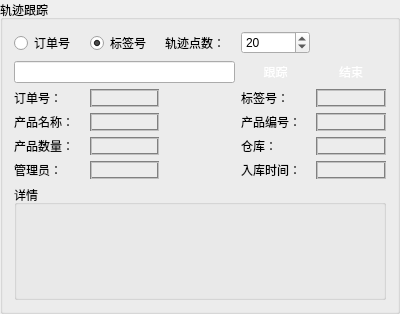
          <widget class="QGroupBox" name="groupBox_13">
           <property name="minimumSize">
            <size>
             <width>400</width>
             <height>28</height>
            </size>
           </property>
           <property name="title">
            <string>轨迹跟踪</string>
           </property>
           <layout class="QGridLayout" name="gridLayout_22">
            <item row="1" column="0" colspan="3">
             <widget class="QLineEdit" name="lineEdit_23"/>
            </item>
            <item row="4" column="3">
             <widget class="QLabel" name="label_74">
              <property name="text">
               <string>仓库：</string>
              </property>
             </widget>
            </item>
            <item row="7" column="0" colspan="5">
             <widget class="QGroupBox" name="groupBox_15">
              <property name="maximumSize">
               <size>
                <width>16777215</width>
                <height>300</height>
               </size>
              </property>
              <property name="title">
               <string>详情</string>
              </property>
              <layout class="QGridLayout" name="gridLayout_21">
               <item row="2" column="0">
                <widget class="QLabel" name="label_65">
                 <property name="text">
                  <string/>
                 </property>
                </widget>
               </item>
               <item row="1" column="0">
                <widget class="QLabel" name="label_62">
                 <property name="text">
                  <string/>
                 </property>
                </widget>
               </item>
               <item row="0" column="0">
                <widget class="QLabel" name="label_63">
                 <property name="text">
                  <string/>
                 </property>
                </widget>
               </item>
               <item row="0" column="1">
                <widget class="QLabel" name="label_64">
                 <property name="text">
                  <string/>
                 </property>
                </widget>
               </item>
               <item row="1" column="1">
                <widget class="QLabel" name="label_67">
                 <property name="text">
                  <string/>
                 </property>
                </widget>
               </item>
               <item row="2" column="1">
                <widget class="QLabel" name="label_69">
                 <property name="text">
                  <string/>
                 </property>
                </widget>
               </item>
               <item row="3" column="1">
                <widget class="QLabel" name="label_66">
                 <property name="text">
                  <string/>
                 </property>
                </widget>
               </item>
               <item row="3" column="0">
                <widget class="QLabel" name="label_68">
                 <property name="text">
                  <string/>
                 </property>
                </widget>
               </item>
              </layout>
             </widget>
            </item>
            <item row="4" column="4">
             <widget class="QPushButton" name="pushButton_95">
              <property name="styleSheet">
               <string notr="true">QPushButton{  	
    border-radius: 10px;   
    border: 2px groove gray;   
 }
QPushButton:hover{
	border: 2px groove balck; 
}
QPushButton:pressed{
	border-style: inset;
	border: 2px groove red; 
} </string>
              </property>
              <property name="text">
               <string/>
              </property>
             </widget>
            </item>
            <item row="3" column="1">
             <widget class="QPushButton" name="pushButton_98">
              <property name="styleSheet">
               <string notr="true">QPushButton{  	
    border-radius: 10px;   
    border: 2px groove gray;   
 }
QPushButton:hover{
	border: 2px groove balck; 
}
QPushButton:pressed{
	border-style: inset;
	border: 2px groove red; 
} </string>
              </property>
              <property name="text">
               <string/>
              </property>
             </widget>
            </item>
            <item row="6" column="3">
             <widget class="QLabel" name="label_78">
              <property name="text">
               <string>入库时间：</string>
              </property>
             </widget>
            </item>
            <item row="4" column="0">
             <widget class="QLabel" name="label_77">
              <property name="text">
               <string>产品数量：</string>
              </property>
             </widget>
            </item>
            <item row="0" column="1">
             <widget class="QRadioButton" name="radioButton_3">
              <property name="enabled">
               <bool>true</bool>
              </property>
              <property name="text">
               <string>标签号</string>
              </property>
              <property name="checked">
               <bool>true</bool>
              </property>
             </widget>
            </item>
            <item row="3" column="0">
             <widget class="QLabel" name="label_73">
              <property name="text">
               <string>产品名称：</string>
              </property>
             </widget>
            </item>
            <item row="2" column="0">
             <widget class="QLabel" name="label_71">
              <property name="text">
               <string>订单号：</string>
              </property>
             </widget>
            </item>
            <item row="6" column="4">
             <widget class="QPushButton" name="pushButton_96">
              <property name="styleSheet">
               <string notr="true">QPushButton{  	
    border-radius: 10px;   
    border: 2px groove gray;   
 }
QPushButton:hover{
	border: 2px groove balck; 
}
QPushButton:pressed{
	border-style: inset;
	border: 2px groove red; 
} </string>
              </property>
              <property name="text">
               <string/>
              </property>
             </widget>
            </item>
            <item row="2" column="4">
             <widget class="QPushButton" name="pushButton_100">
              <property name="styleSheet">
               <string notr="true">QPushButton{  	
    border-radius: 10px;   
    border: 2px groove gray;   
 }
QPushButton:hover{
	border: 2px groove balck; 
}
QPushButton:pressed{
	border-style: inset;
	border: 2px groove red; 
} </string>
              </property>
              <property name="text">
               <string/>
              </property>
             </widget>
            </item>
            <item row="4" column="1">
             <widget class="QPushButton" name="pushButton_99">
              <property name="styleSheet">
               <string notr="true">QPushButton{  	
    border-radius: 10px;   
    border: 2px groove gray;   
 }
QPushButton:hover{
	border: 2px groove balck; 
}
QPushButton:pressed{
	border-style: inset;
	border: 2px groove red; 
} </string>
              </property>
              <property name="text">
               <string/>
              </property>
             </widget>
            </item>
            <item row="2" column="3">
             <widget class="QLabel" name="label_76">
              <property name="text">
               <string>标签号：</string>
              </property>
             </widget>
            </item>
            <item row="1" column="3">
             <widget class="QPushButton" name="pushButton_91">
              <property name="styleSheet">
               <string notr="true">
QPushButton{  
color:rgb(255, 255, 255);   
border-style:solid;  
border-top-left-radius:2px;  
border-top-right-radius:2px;  
background: qlineargradient(x1: 0, y1: 0, x2: 0, y2: 1, stop:0 rgb(226,236,241),   
                            stop: 0.3 rgb(160,160,160),  
                              stop: 1 rgb(140,140,140));  
border:1px;  
border-radius:5px;padding:2px 4px;/*border-radius控制圆角大小*/  
}  
QPushButton:hover{  /*鼠标放上后*/  
color:rgb(255, 255, 255);  
border-style:solid;  
border-top-left-radius:2px;  
border-top-right-radius:2px;  
background: qlineargradient(x1: 0, y1: 0, x2: 0, y2: 1, stop:0 rgb(226,236,241),   
                            stop: 0.3 rgb(160,160,160),  
                              stop: 1 rgb(120,120,120));  
border:1px;  
border-radius:5px;padding:2px 4px;  
}  
QPushButton:pressed{ /*按下按钮后*/  
color:rgb(255, 255, 255);   
border-style:solid;  
border-top-left-radius:2px;  
border-top-right-radius:2px;  
background: qlineargradient(x1: 0, y1: 0, x2: 0, y2: 1, stop:0 rgb(226,236,241),   
                            stop: 0.3 rgb(190,190,190),  
                              stop: 1 rgb(160,160,160));  
border:1px;  
border-radius:5px;padding:2px 4px;  
}  
 </string>
              </property>
              <property name="text">
               <string>跟踪</string>
              </property>
             </widget>
            </item>
            <item row="0" column="3">
             <widget class="QSpinBox" name="spinBox">
              <property name="styleSheet">
               <string notr="true"/>
              </property>
              <property name="minimum">
               <number>1</number>
              </property>
              <property name="value">
               <number>20</number>
              </property>
             </widget>
            </item>
            <item row="6" column="1">
             <widget class="QPushButton" name="pushButton_94">
              <property name="styleSheet">
               <string notr="true">QPushButton{  	
    border-radius: 10px;   
    border: 2px groove gray;   
 }
QPushButton:hover{
	border: 2px groove balck; 
}
QPushButton:pressed{
	border-style: inset;
	border: 2px groove red; 
} </string>
              </property>
              <property name="text">
               <string/>
              </property>
             </widget>
            </item>
            <item row="0" column="0">
             <widget class="QRadioButton" name="radioButton_4">
              <property name="text">
               <string>订单号</string>
              </property>
             </widget>
            </item>
            <item row="3" column="3">
             <widget class="QLabel" name="label_72">
              <property name="text">
               <string>产品编号：</string>
              </property>
             </widget>
            </item>
            <item row="0" column="2">
             <widget class="QLabel" name="label_60">
              <property name="maximumSize">
               <size>
                <width>16777215</width>
                <height>36</height>
               </size>
              </property>
              <property name="text">
               <string>轨迹点数：</string>
              </property>
             </widget>
            </item>
            <item row="3" column="4">
             <widget class="QPushButton" name="pushButton_97">
              <property name="styleSheet">
               <string notr="true">QPushButton{  	
    border-radius: 10px;   
    border: 2px groove gray;   
 }
QPushButton:hover{
	border: 2px groove balck; 
}
QPushButton:pressed{
	border-style: inset;
	border: 2px groove red; 
} </string>
              </property>
              <property name="text">
               <string/>
              </property>
             </widget>
            </item>
            <item row="1" column="4">
             <widget class="QPushButton" name="pushButton_92">
              <property name="styleSheet">
               <string notr="true">
QPushButton{  
color:rgb(255, 255, 255);   
border-style:solid;  
border-top-left-radius:2px;  
border-top-right-radius:2px;  
background: qlineargradient(x1: 0, y1: 0, x2: 0, y2: 1, stop:0 rgb(226,236,241),   
                            stop: 0.3 rgb(160,160,160),  
                              stop: 1 rgb(140,140,140));  
border:1px;  
border-radius:5px;padding:2px 4px;/*border-radius控制圆角大小*/  
}  
QPushButton:hover{  /*鼠标放上后*/  
color:rgb(255, 255, 255);  
border-style:solid;  
border-top-left-radius:2px;  
border-top-right-radius:2px;  
background: qlineargradient(x1: 0, y1: 0, x2: 0, y2: 1, stop:0 rgb(226,236,241),   
                            stop: 0.3 rgb(160,160,160),  
                              stop: 1 rgb(120,120,120));  
border:1px;  
border-radius:5px;padding:2px 4px;  
}  
QPushButton:pressed{ /*按下按钮后*/  
color:rgb(255, 255, 255);   
border-style:solid;  
border-top-left-radius:2px;  
border-top-right-radius:2px;  
background: qlineargradient(x1: 0, y1: 0, x2: 0, y2: 1, stop:0 rgb(226,236,241),   
                            stop: 0.3 rgb(190,190,190),  
                              stop: 1 rgb(160,160,160));  
border:1px;  
border-radius:5px;padding:2px 4px;  
}  
 </string>
              </property>
              <property name="text">
               <string>结束</string>
              </property>
             </widget>
            </item>
            <item row="6" column="0">
             <widget class="QLabel" name="label_75">
              <property name="text">
               <string>管理员：</string>
              </property>
             </widget>
            </item>
            <item row="2" column="1">
             <widget class="QPushButton" name="pushButton_93">
              <property name="styleSheet">
               <string notr="true">QPushButton{  	
    border-radius: 10px;   
    border: 2px groove gray;   
 }
QPushButton:hover{
	border: 2px groove balck; 
}
QPushButton:pressed{
	border-style: inset;
	border: 2px groove red; 
} </string>
              </property>
              <property name="text">
               <string/>
              </property>
             </widget>
            </item>
           </layout>
           <zorder>radioButton_3</zorder>
           <zorder>radioButton_4</zorder>
           <zorder>label_71</zorder>
           <zorder>label_73</zorder>
           <zorder>pushButton_98</zorder>
           <zorder>pushButton_99</zorder>
           <zorder>label_77</zorder>
           <zorder>label_75</zorder>
           <zorder>pushButton_94</zorder>
           <zorder>pushButton_93</zorder>
           <zorder>groupBox_15</zorder>
           <zorder>label_60</zorder>
           <zorder>spinBox</zorder>
           <zorder>pushButton_97</zorder>
           <zorder>pushButton_95</zorder>
           <zorder>pushButton_96</zorder>
           <zorder>pushButton_92</zorder>
           <zorder>pushButton_91</zorder>
           <zorder>lineEdit_23</zorder>
           <zorder>pushButton_100</zorder>
           <zorder>label_76</zorder>
           <zorder>label_72</zorder>
           <zorder>label_74</zorder>
           <zorder>label_78</zorder>
          </widget>
